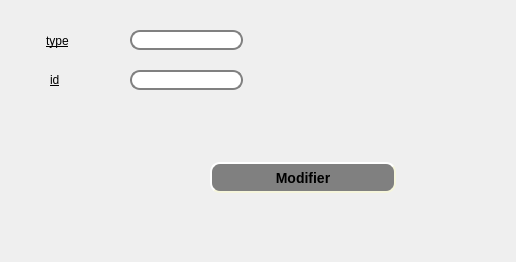
     <widget class="QWidget" name="m">
      <attribute name="title">
       <string>modifier un conge</string>
      </attribute>
      <widget class="QLineEdit" name="lineEdit_id_2">
       <property name="geometry">
        <rect>
         <x>130</x>
         <y>70</y>
         <width>113</width>
         <height>20</height>
        </rect>
       </property>
       <property name="styleSheet">
        <string notr="true">QLineEdit {
    border: 2px solid gray;
    border-radius: 10px;
    padding: 0 8px;
    background: white;
    selection-background-color: darkgray;
}</string>
       </property>
      </widget>
      <widget class="QLineEdit" name="lineEdit_type_2">
       <property name="geometry">
        <rect>
         <x>130</x>
         <y>30</y>
         <width>113</width>
         <height>20</height>
        </rect>
       </property>
       <property name="styleSheet">
        <string notr="true">QLineEdit {
    border: 2px solid gray;
    border-radius: 10px;
    padding: 0 8px;
    background: white;
    selection-background-color: darkgray;
}</string>
       </property>
      </widget>
      <widget class="QLabel" name="label_32">
       <property name="geometry">
        <rect>
         <x>46</x>
         <y>30</y>
         <width>61</width>
         <height>21</height>
        </rect>
       </property>
       <property name="styleSheet">
        <string notr="true">font: 12pt &quot;Andalus&quot;;
text-decoration: underline;</string>
       </property>
       <property name="text">
        <string>type</string>
       </property>
      </widget>
      <widget class="QLabel" name="label_33">
       <property name="geometry">
        <rect>
         <x>50</x>
         <y>70</y>
         <width>61</width>
         <height>20</height>
        </rect>
       </property>
       <property name="styleSheet">
        <string notr="true">font: 12pt &quot;Andalus&quot;;
text-decoration: underline;</string>
       </property>
       <property name="text">
        <string>id</string>
       </property>
      </widget>
      <widget class="QPushButton" name="ajoute_cong_2">
       <property name="geometry">
        <rect>
         <x>210</x>
         <y>162</y>
         <width>186</width>
         <height>31</height>
        </rect>
       </property>
       <property name="styleSheet">
        <string notr="true">QPushButton#ajoute_cong_2 {
    background-color: grey;
    border-style: outset;
    border-width: 2px;
    border-radius: 10px;
    border-color: beige;
    font: bold 14px;
    min-width: 10em;
    padding: 6px;
}
</string>
       </property>
       <property name="text">
        <string>Modifier</string>
       </property>
      </widget>
      <widget class="QLabel" name="label_2">
       <property name="geometry">
        <rect>
         <x>6</x>
         <y>12</y>
         <width>501</width>
         <height>241</height>
        </rect>
       </property>
       <property name="styleSheet">
        <string notr="true">background-image: url(:/bg.jpg);</string>
       </property>
       <property name="text">
        <string/>
       </property>
       <property name="pixmap">
        <pixmap>../60342173_2276972439287605_1529191567795945472_n.jpg</pixmap>
       </property>
      </widget>
      <zorder>label_2</zorder>
      <zorder>lineEdit_id_2</zorder>
      <zorder>lineEdit_type_2</zorder>
      <zorder>label_32</zorder>
      <zorder>label_33</zorder>
      <zorder>ajoute_cong_2</zorder>
     </widget>
